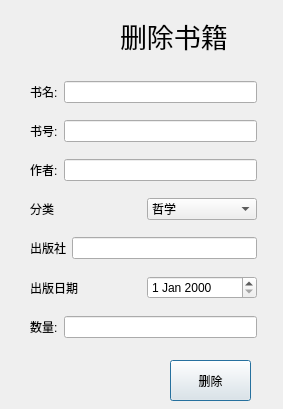
<?xml version="1.0" encoding="UTF-8"?>
<ui version="4.0">
 <class>Dialog</class>
 <widget class="QDialog" name="Dialog">
  <property name="geometry">
   <rect>
    <x>0</x>
    <y>0</y>
    <width>283</width>
    <height>409</height>
   </rect>
  </property>
  <property name="windowTitle">
   <string>Dialog</string>
  </property>
  <widget class="QLabel" name="label">
   <property name="geometry">
    <rect>
     <x>120</x>
     <y>20</y>
     <width>141</width>
     <height>31</height>
    </rect>
   </property>
   <property name="font">
    <font>
     <family>华文楷体</family>
     <pointsize>20</pointsize>
    </font>
   </property>
   <property name="text">
    <string>删除书籍</string>
   </property>
  </widget>
  <widget class="QPushButton" name="pushButton">
   <property name="geometry">
    <rect>
     <x>170</x>
     <y>360</y>
     <width>81</width>
     <height>41</height>
    </rect>
   </property>
   <property name="text">
    <string>删除</string>
   </property>
  </widget>
  <widget class="QWidget" name="">
   <property name="geometry">
    <rect>
     <x>30</x>
     <y>70</y>
     <width>227</width>
     <height>281</height>
    </rect>
   </property>
   <layout class="QVBoxLayout" name="verticalLayout">
    <item>
     <layout class="QHBoxLayout" name="horizontalLayout">
      <item>
       <widget class="QLabel" name="label_3">
        <property name="text">
         <string>书名:</string>
        </property>
       </widget>
      </item>
      <item>
       <widget class="QLineEdit" name="lineEdit"/>
      </item>
     </layout>
    </item>
    <item>
     <layout class="QHBoxLayout" name="horizontalLayout_2">
      <item>
       <widget class="QLabel" name="label_2">
        <property name="text">
         <string>书号:</string>
        </property>
       </widget>
      </item>
      <item>
       <widget class="QLineEdit" name="lineEdit_2"/>
      </item>
     </layout>
    </item>
    <item>
     <layout class="QHBoxLayout" name="horizontalLayout_3">
      <item>
       <widget class="QLabel" name="label_4">
        <property name="text">
         <string>作者:</string>
        </property>
       </widget>
      </item>
      <item>
       <widget class="QLineEdit" name="lineEdit_3"/>
      </item>
     </layout>
    </item>
    <item>
     <layout class="QHBoxLayout" name="horizontalLayout_4">
      <item>
       <widget class="QLabel" name="label_5">
        <property name="text">
         <string>分类</string>
        </property>
       </widget>
      </item>
      <item>
       <widget class="QComboBox" name="comboBox">
        <item>
         <property name="text">
          <string>哲学</string>
         </property>
        </item>
        <item>
         <property name="text">
          <string>教育</string>
         </property>
        </item>
        <item>
         <property name="text">
          <string>体育</string>
         </property>
        </item>
        <item>
         <property name="text">
          <string>语言文字</string>
         </property>
        </item>
        <item>
         <property name="text">
          <string>艺术</string>
         </property>
        </item>
        <item>
         <property name="text">
          <string>历史</string>
         </property>
        </item>
        <item>
         <property name="text">
          <string>地理</string>
         </property>
        </item>
        <item>
         <property name="text">
          <string>天文学</string>
         </property>
        </item>
        <item>
         <property name="text">
          <string>生物学</string>
         </property>
        </item>
        <item>
         <property name="text">
          <string>医学卫生</string>
         </property>
        </item>
        <item>
         <property name="text">
          <string>农业</string>
         </property>
        </item>
        <item>
         <property name="text">
          <string>军事</string>
         </property>
        </item>
        <item>
         <property name="text">
          <string>社会科学</string>
         </property>
        </item>
        <item>
         <property name="text">
          <string>经济</string>
         </property>
        </item>
        <item>
         <property name="text">
          <string>文化</string>
         </property>
        </item>
        <item>
         <property name="text">
          <string>政治</string>
         </property>
        </item>
       </widget>
      </item>
     </layout>
    </item>
    <item>
     <layout class="QHBoxLayout" name="horizontalLayout_5">
      <item>
       <widget class="QLabel" name="label_6">
        <property name="text">
         <string>出版社</string>
        </property>
       </widget>
      </item>
      <item>
       <widget class="QLineEdit" name="lineEdit_4"/>
      </item>
     </layout>
    </item>
    <item>
     <layout class="QHBoxLayout" name="horizontalLayout_6">
      <item>
       <widget class="QLabel" name="label_7">
        <property name="text">
         <string>出版日期</string>
        </property>
       </widget>
      </item>
      <item>
       <widget class="QDateEdit" name="dateEdit"/>
      </item>
     </layout>
    </item>
    <item>
     <layout class="QHBoxLayout" name="horizontalLayout_7">
      <item>
       <widget class="QLabel" name="label_8">
        <property name="text">
         <string>数量:</string>
        </property>
       </widget>
      </item>
      <item>
       <widget class="QLineEdit" name="lineEdit_5"/>
      </item>
     </layout>
    </item>
   </layout>
  </widget>
 </widget>
 <resources/>
 <connections/>
</ui>
